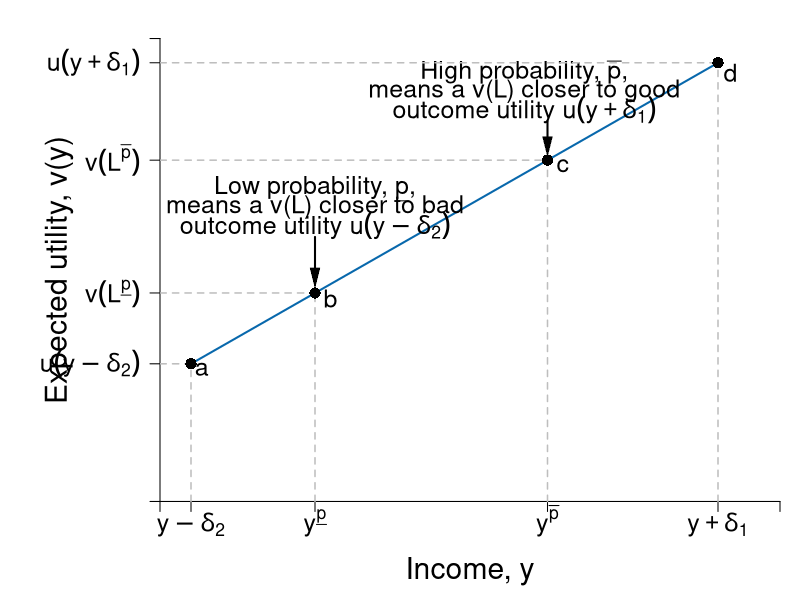

The R script that drew this image:
#Graph Designer(s): Simon Halliday, Riley Boeth '17, Scott Cohn
#Authors: Bowles and Halliday
#Title: Coordination, Conflict and Competition: A Text in Microeconomics

library(shape)
pdf(file = "risk/risk_weighted_ave.pdf", width = 10, height = 8)

# Set parameters for graphics
axislabelsize <- 1.8
labelsize <- 1.5
namesize <- 1.8
annotatesize <- 1.5
graphlinewidth <- 2
segmentlinewidth <- 1.5

COL <- c("#7fc97f", "#beaed4", "#fdc086", "#ffff99", "#386cb0", "#f0027f", "#bf5b17", "#666666")
COLA <- c("#e0f3db", "#99d8c9","#66c2a4","#41ae76", "#238b45", "#005824")
COLB <- c("#c6dbef", "#4eb3d3", "#2b8cbe", "#0868ac","#084081")
COLC <- c("#fcfbfd", "#efedf5", "#dadaeb", "#bcbddc", "#9e9ac8", "#807dba", "#6a51a3", "#54278f", "#3f007d")
grays <- gray.colors(25, start = 1, end = 0)

#Edited the margins to cater for the larger LHS labels
par(mar =  c(4, 8, 1, 1))

#Concave utility of wealth function

ConcaveU <- function(x){
  (1600 - (x - 40)^2)^(1/2)
}

#Add limits on axes and levels of utility for each indifference curve
ylims <- c(0, 42)
xlims <- c(0, 40)

npts <- 501 
x <- seq(xlims[1], xlims[2], length.out = npts)
y <- seq(ylims[1], ylims[2], length.out = npts) 

plot(0, 0, xlim = xlims, ylim = ylims, type = "n",
     xlab = expression(paste("")),
     ylab = expression(paste("")), 
     xaxt = "n", 
     yaxt = "n", 
     cex.lab = axislabelsize, 
     bty = "n", 
     xaxs = "i" 
     #yaxs="i"
)

#x and y limits with plain axes without ticks/numbers to match previous graph

pointbx <- 10
pointcx <- 25

ticksy <- c(0, ConcaveU(2), ConcaveU(2) - (ConcaveU(36) - ConcaveU(2))/(36 - 2)*2 + pointbx*(ConcaveU(36) - ConcaveU(2))/(36 - 2), ConcaveU(2) - (ConcaveU(36) - ConcaveU(2))/(36 - 2)*2 + pointcx*(ConcaveU(36) - ConcaveU(2))/(36 - 2), ConcaveU(36), ylims[2])
ylabels <- c(NA, expression(paste(u(y - delta[2]))), expression(paste(v(L^underline(p)))), expression(paste(v(L^{bar(p)}))), expression(paste(u(y + delta[1]))), NA)
ticksx <- c(0, 2, pointbx, pointcx, 36, xlims[2])
xlabels <- c(NA, expression(paste(y - delta[2])), expression(paste(y^underline(p))), expression(paste(y^bar(p))), expression(paste(y + delta[1])), NA)

axis(1,at = ticksx,  pos = 0, labels = xlabels, cex.axis = labelsize)
axis(2,at = ticksy,  pos = 0, labels = ylabels, las = 1, cex.axis = labelsize)

npts <- 500 
xx1 <- seq(xlims[1], xlims[2], length.out = npts)
xx2 <- seq(0, xlims[2], length.out = npts)
xx3 <- seq(xlims[1], 0, length.out = npts)
xx4 <- seq(-11, 0, length.out = npts)

#Axis labels and draw linear utility function
mtext(expression(paste("Income, y")), side = 1, line = 2.5, cex = axislabelsize)
text(-6.5, 0.5*ylims[2], expression(paste("Expected utility, v(y)")), xpd = TRUE, cex = axislabelsize, srt = 90) 

#lines(xx1, ConcaveU(xx1, y), col = COLA[5], lwd = graphlinewidth)

#Add line from pt a to pt c

segments(2, ConcaveU(2), 36, ConcaveU(36), lty = 1, col = COLB[4] , lwd = graphlinewidth)

(ConcaveU(36) - ConcaveU(2))/(36 - 2)


#Label points on line

text(2.7, ConcaveU(2) - 0.5, expression(paste("a")), cex = labelsize)
segments(2, 0, 2, ConcaveU(2), lty = 2, col = "gray", lwd = segmentlinewidth)
segments(0, ConcaveU(2), 2, ConcaveU(2), lty = 2, col = "gray", lwd = segmentlinewidth)
points(2, ConcaveU(2), pch = 16, col = "black", cex = 1.5)



text(pointbx, 28.4 , expression(paste("Low probability, ", underline(p),",")), cex = labelsize)
text(pointbx, 26.7 , expression(paste("means a v(L) closer to bad")), cex = labelsize)
text(pointbx, 25 , expression(paste("outcome utility ", u(y - delta[2]))), cex = labelsize)
Arrows(pointbx, 24, pointbx, 20.3, col = "black", lty = 1, lwd = 2, code = 2, arr.type = "triangle", arr.lwd = 0.5)
text(pointbx + 1, ConcaveU(2) - (ConcaveU(36) - ConcaveU(2))/(36 - 2)*2 + pointbx*(ConcaveU(36) - ConcaveU(2))/(36 - 2) - 0.5, expression(paste("b")), cex = labelsize)
segments(0, ConcaveU(2) - (ConcaveU(36) - ConcaveU(2))/(36 - 2)*2 + pointbx*(ConcaveU(36) - ConcaveU(2))/(36 - 2), pointbx, ConcaveU(2) - (ConcaveU(36) - ConcaveU(2))/(36 - 2)*2 + pointbx*(ConcaveU(36) - ConcaveU(2))/(36 - 2), lty = 2, col = "gray", lwd = segmentlinewidth)
segments(pointbx, 0, pointbx, ConcaveU(2) - (ConcaveU(36) - ConcaveU(2))/(36 - 2)*2 + pointbx*(ConcaveU(36) - ConcaveU(2))/(36 - 2), lty = 2, col = "gray", lwd = segmentlinewidth)
points(pointbx, ConcaveU(2) - (ConcaveU(36) - ConcaveU(2))/(36 - 2)*2 + pointbx*(ConcaveU(36) - ConcaveU(2))/(36 - 2), pch = 16, col = "black", cex = 1.5)

text(pointcx - 1.5, 38.9 , expression(paste("High probability, ", bar(p), "," )), cex = labelsize)
text(pointcx - 1.5, 37.2 , expression(paste("means a v(L) closer to good")), cex = labelsize)
text(pointcx - 1.5, 35.5 , expression(paste("outcome utility ", u(y + delta[1]))), cex = labelsize)
Arrows(pointcx, 34.5, pointcx, 32.2, col = "black", lty = 1, lwd = 2, code = 2, arr.type = "triangle", arr.lwd = 0.5)

text(pointcx + 1, ConcaveU(2) - (ConcaveU(36) - ConcaveU(2))/(36 - 2)*2 + pointcx*(ConcaveU(36) - ConcaveU(2))/(36 - 2) - 0.5, expression(paste("c")), cex = labelsize)
segments(0, ConcaveU(2) - (ConcaveU(36) - ConcaveU(2))/(36 - 2)*2 + pointcx*(ConcaveU(36) - ConcaveU(2))/(36 - 2), pointcx, ConcaveU(2) - (ConcaveU(36) - ConcaveU(2))/(36 - 2)*2 + pointcx*(ConcaveU(36) - ConcaveU(2))/(36 - 2), lty = 2, col = "gray", lwd = segmentlinewidth)
segments(pointcx, 0, pointcx, ConcaveU(2) - (ConcaveU(36) - ConcaveU(2))/(36 - 2)*2 + pointcx*(ConcaveU(36) - ConcaveU(2))/(36 - 2), lty = 2, col = "gray", lwd = segmentlinewidth)
points(pointcx, ConcaveU(2) - (ConcaveU(36) - ConcaveU(2))/(36 - 2)*2 + pointcx*(ConcaveU(36) - ConcaveU(2))/(36 - 2), pch = 16, col = "black", cex = 1.5)


text(36.8, ConcaveU(36) - 0.9, expression(paste("d")), cex = labelsize)
segments(36, 0, 36, ConcaveU(36), lty = 2, col = "gray", lwd = segmentlinewidth)
segments(0, ConcaveU(36), 36, ConcaveU(36), lty = 2, col = "gray", lwd = segmentlinewidth)
points(36, ConcaveU(36), pch = 16, col = "black", cex = 1.5)


dev.off()
